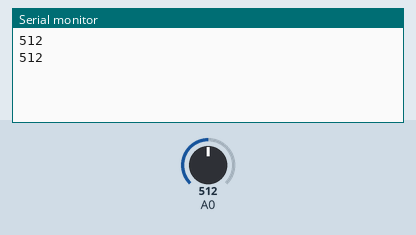
A sketch run on a simulated Arduino Uno, built with avr-gcc and run on an emulated ATmega328P. Parts: the last lines printed to the serial monitor. The test bench sets the inputs (shaded band); at power-on: A0 = 512.

Above: at 3.8 s.
3.9 s: A0 set to 716
At 6.7 s:
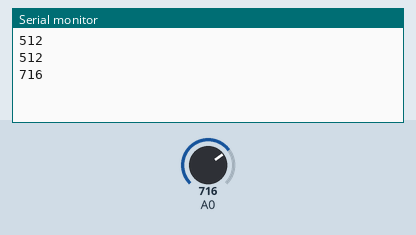
7.8 s: A0 set to 900
At 10.2 s:
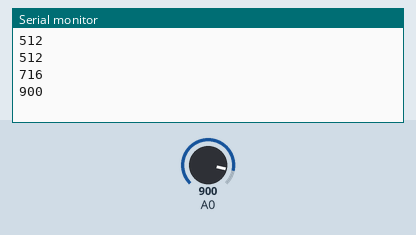
Timing chart, 0 to 11.7 s (numbered marks = the images above; inputs shaded):
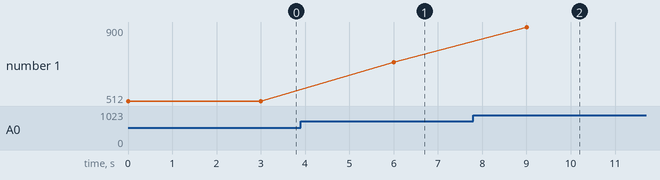

Measured:
- after the input at 3.9 s, the serial monitor: prints a new line after 2.1 s (image 1)
- after the input at 7.8 s, the serial monitor: prints a new line after 1.2 s (image 2)
- plotted number 1: 512 → 716 after the input at 3.9 s, 716 → 900 after the input at 7.8 s

The sketch:

photoresistance.ino
```cpp
int sensorValue;

void setup()
{
  Serial.begin(9600); // starts the serial port at 9600
}

void loop()
{
  sensorValue = analogRead(A0); // read analog input pin 0
  Serial.println(sensorValue);
  delay(3000); // wait 100ms for next reading
}
```
